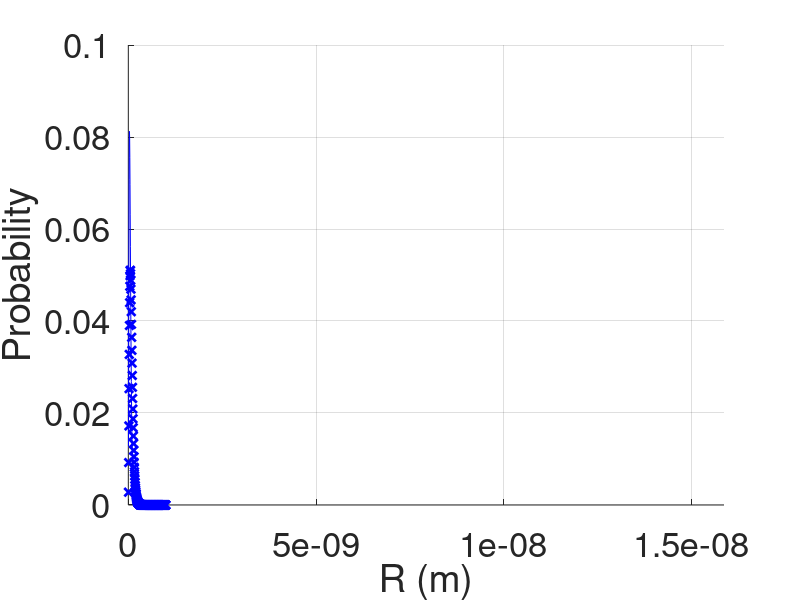

The MATLAB script that drew this image:
clear all
close all

% Constants (all MKS, except energy which is in eV)
hbar = 1.055e-34;
m = 9.110e-31;
epsil = 8.854e-12;
q = 1.602e-19;

%Lattice
Np = 200;
a = (10e-10/Np);
R = a*[1:1:Np];
t0 = (hbar^2)/(2*m*(a^2))/q;

% Hamiltonian,H = Kinetic,T + Potential,U + Uscf
T = (2*t0*diag(ones(1,Np))) - (t0*diag(ones(1,Np-1),1)) - (t0*diag(ones(1,Np-1),-1));
UN = (-q*2/(4*pi*epsil))./R; % Z=2 for Helium
Uscf = zeros(1,Np);
change = 1;
while change > 0.01
    [V,D] = eig(T + diag(UN+Uscf));
    D = diag(D);
    [DD,ind] = sort(D);
    E = D(ind(1));
    psi = V(:,ind(1));
    P = psi.*conj(psi);
    P = P';
    Unew = (q/(4*pi*epsil))*((sum(P./R) - cumsum(P./R)) + (cumsum(P)./R));
    change = sum(abs(Unew-Uscf))/Np;
    Uscf = Unew;
end

%analytical solutions for 1s hydrogen
a0 = 4*pi*epsil*hbar*hbar/(m*q*q);
P0 = (4*a/(a0^3))*R.*R.*exp(-2*R./a0);

hold on
%h=plot(R,UN, ' b ' );% Part (a)
%h=plot(R,Uscf, ' b ' );% Part(a)
h = plot(R, P, 'b');% Part (b)
h = plot(R, P0, 'bx');% Part (b)
set(h, 'linewidth', [2.0])
set(gca, 'Fontsize', [25])
xlabel('R (m)');
%ylabel('U (eV)'); % Part (a)
%axis([0 1e-9 -100 20]); % Part (a)
ylabel('Probability'); % Part (b)
axis([0 1e-9 0 0.1]); % Part (b)
grid on
